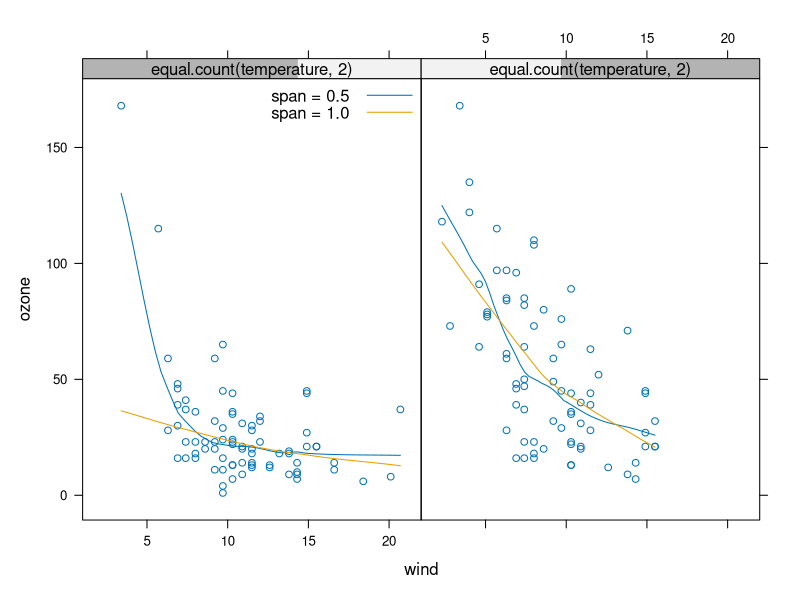

Generate this figure with R:
library(latticeExtra)


### Name: panel.key
### Title: Draw a simple key inside a panel of a lattice plot.
### Aliases: panel.key
### Keywords: aplot

### ** Examples

xyplot(ozone ~ wind | equal.count(temperature, 2),
       data = environmental) +
   layer(panel.loess(x, y, span = 0.5), style = 1) +
   layer(panel.loess(x, y, span = 1.0), style = 2) +
   layer(panel.key(c("span = 0.5", "span = 1.0"), corner = c(1,.98),
                   lines = TRUE, points = FALSE), packets = 1)
